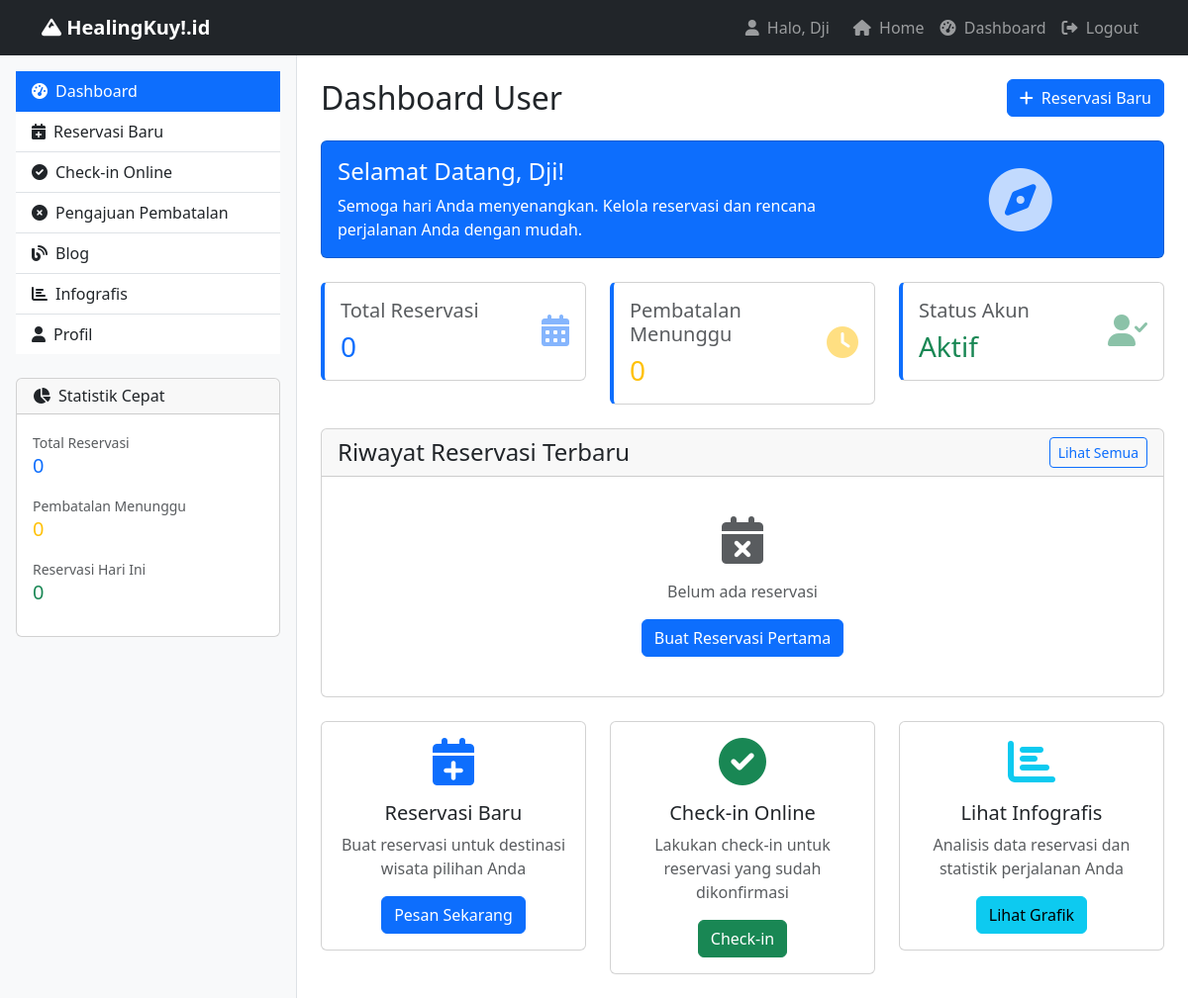
Before: /user/dashboard.php (signed in) with the older database file.
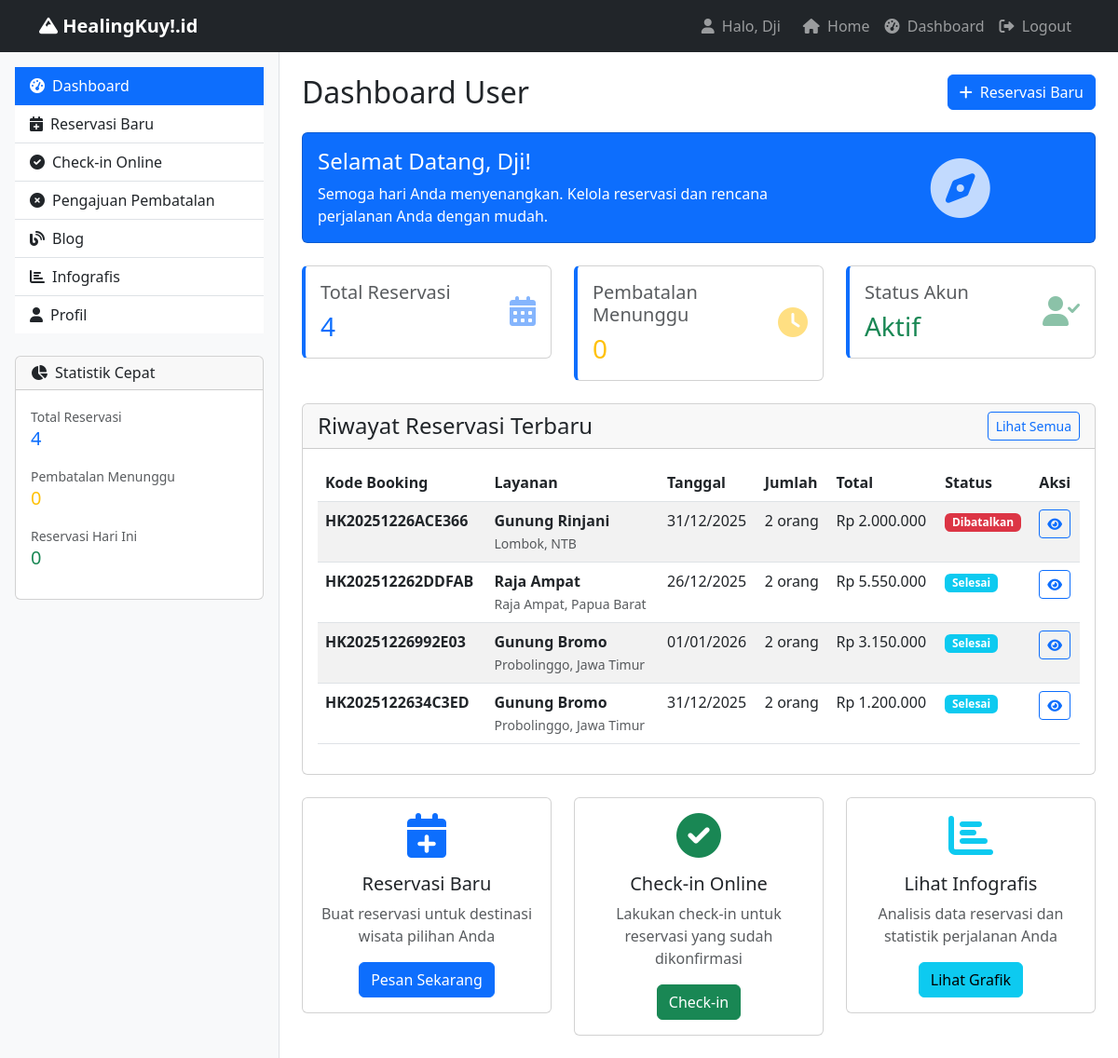
After: the same page with the newer database file.
### tables this page shows
CREATE TABLE `reservations` (
  `id` int(11) NOT NULL,
  `user_id` int(11) NOT NULL,
  `service_id` int(11) NOT NULL,
  `booking_code` varchar(20) NOT NULL,
  `reservation_date` date NOT NULL,
  `guests` int(11) NOT NULL,
  `total_price` decimal(10,2) NOT NULL,
  `status` enum('pending','confirmed','cancelled','completed') DEFAULT 'pending',
  `special_requests` text DEFAULT NULL,
  `created_at` timestamp NOT NULL DEFAULT current_timestamp(),
  `hotel_id` int(11) DEFAULT NULL,
  `days` int(11) DEFAULT NULL,
  `nights` int(11) DEFAULT NULL,
  `service_total` decimal(10,2) DEFAULT NULL,
  `hotel_total` decimal(10,2) DEFAULT NULL
);

CREATE TABLE `services` (
  `id` int(11) NOT NULL,
  `name` varchar(200) NOT NULL,
  `type` enum('alam','buatan') NOT NULL,
  `location` varchar(255) NOT NULL,
  `description` text DEFAULT NULL,
  `price` decimal(10,2) NOT NULL,
  `capacity` int(11) NOT NULL,
  `image` varchar(255) DEFAULT NULL,
  `status` enum('active','inactive') DEFAULT 'active',
  `created_at` timestamp NOT NULL DEFAULT current_timestamp()
);

### user/dashboard.php (the view, shortened to what the changed rows need)
<?php
include '../includes/config.php';
$stmt = $pdo->prepare("
    SELECT r.*, s.name as service_name, s.location
    FROM reservations r
    JOIN services s ON r.service_id = s.id
    WHERE r.user_id = ?
    ORDER BY r.created_at DESC
");
$stmt->execute([$_SESSION['user_id']]);
$reservations = $stmt->fetchAll();
?>
<!DOCTYPE html>
<html lang="id">
<head>
    <link href="https://cdn.jsdelivr.net/npm/bootstrap@5.3.0/dist/css/bootstrap.min.css" rel="stylesheet">
    <link href="https://cdnjs.cloudflare.com/ajax/libs/font-awesome/6.0.0/css/all.min.css" rel="stylesheet">
</head>
<body>
    <div class="container-fluid">
        <div class="row">
            <div class="col-md-3 sidebar p-3">
                <div class="card mt-4">
                    <div class="card-body">
                        <div class="mb-3">
                            <small class="text-muted">Total Reservasi</small>
                            <h5 class="mb-0 text-primary"><?php echo count($reservations); ?></h5>
                        </div>
                    </div>
                </div>
            </div>
            <div class="col-md-9 p-4">
                <div class="d-flex justify-content-between align-items-center mb-4">
                    <h2 class="mb-0">Dashboard User</h2>
                </div>
                <div class="row mb-4">
                    <div class="col-md-4">
                        <div class="card stat-card">
                            <div class="card-body">
                                <div class="d-flex justify-content-between">
                                    <div>
                                        <h5 class="card-title text-muted">Total Reservasi</h5>
                                        <h3 class="card-text text-primary"><?php echo count($reservations); ?></h3>
                                    </div>
                                </div>
                            </div>
                        </div>
                    </div>
                </div>
                <div class="card">
                    <div class="card-body">
                        <?php if(empty($reservations)): ?>
                            <div class="text-center py-4">
                                <i class="fas fa-calendar-times fa-3x text-muted mb-3"></i>
                                <p class="text-muted">Belum ada reservasi</p>
                                <a href="reservation.php" class="btn btn-primary">Buat Reservasi Pertama</a>
                            </div>
                        <?php else: ?>
                            <div class="table-responsive">
                                <table class="table table-striped">
                                    <thead>
                                        <tr>
                                            <th>Kode Booking</th>
                                            <th>Layanan</th>
                                            <th>Tanggal</th>
                                            <th>Jumlah</th>
                                            <th>Total</th>
                                            <th>Status</th>
                                            <th>Aksi</th>
                                        </tr>
                                    </thead>
                                    <tbody>
                                        <?php foreach(array_slice($reservations, 0, 5) as $reservation): ?>
                                        <tr>
                                            <td>
                                                <strong><?php echo $reservation['booking_code']; ?></strong>
                                            </td>
                                            <td>
                                                <div>
                                                    <strong><?php echo $reservation['service_name']; ?></strong>
                                                    <br>
                                                    <small class="text-muted"><?php echo $reservation['location']; ?></small>
                                                </div>
                                            </td>
                                            <td><?php echo date('d/m/Y', strtotime($reservation['reservation_date'])); ?></td>
                                            <td><?php echo $reservation['guests']; ?> orang</td>
                                            <td>Rp <?php echo number_format($reservation['total_price'], 0, ',', '.'); ?></td>
                                            <td>
                                                <span class="badge
                                                    <?php
                                                    switch($reservation['status']) {
                                                        case 'cancelled': echo 'bg-danger'; break;
                                                        case 'completed': echo 'bg-info'; break;
                                                    }
                                                    ?>
                                                ">
                                                    <?php
                                                    $status_text = [
                                                        'confirmed' => 'Dikonfirmasi',
                                                        'pending' => 'Menunggu',
                                                        'cancelled' => 'Dibatalkan',
                                                        'completed' => 'Selesai'
                                                    ];
                                                    echo $status_text[$reservation['status']] ?? ucfirst($reservation['status']);
                                                    ?>
                                                </span>
                                            </td>
                                            <td>
                                                <div class="btn-group btn-group-sm">
                                                    <a href="reservation_detail.php?id=<?php echo $reservation['id']; ?>" class="btn btn-outline-primary" title="Detail">
                                                        <i class="fas fa-eye"></i>
                                                    </a>
                                                </div>
                                            </td>
                                        </tr>
                                        <?php endforeach; ?>
                                    </tbody>
                                </table>
                            </div>
                        <?php endif; ?>
                    </div>
                </div>
            </div>
        </div>
    </div>
</body>
</html>

Changed rows visible on the page:
added reservations: booking_code "HK20251226ACE366", service.name "Gunung Rinjani", service.location "Lombok, NTB", reservation_date "31/12/2025", guests "2", total_price "2.000.000", status "Dibatalkan"
added reservations: booking_code "HK202512262DDFAB", service.name "Raja Ampat", service.location "Raja Ampat, Papua Barat", reservation_date "26/12/2025", guests "2", total_price "5.550.000", status "Selesai"
added reservations: booking_code "HK20251226992E03", service.name "Gunung Bromo", service.location "Probolinggo, Jawa Timur", reservation_date "01/01/2026", guests "2", total_price "3.150.000", status "Selesai"
added reservations: booking_code "HK2025122634C3ED", service.name "Gunung Bromo", service.location "Probolinggo, Jawa Timur", reservation_date "31/12/2025", guests "2", total_price "1.200.000", status "Selesai"
Other visible differences:
count($reservations): "0" → "4"
text no longer shown: "Belum ada reservasi Buat Reservasi Pertama"
text now shown: "Kode Booking Layanan Tanggal Jumlah Total Status Aksi"
